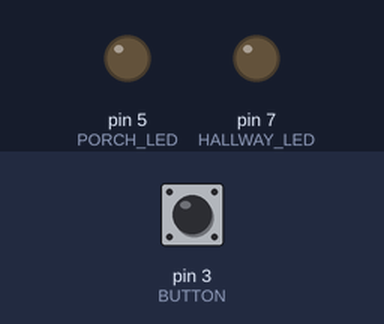
Bench run of a sketch on a simulated Arduino Uno, built with avr-gcc and run on an emulated ATmega328P. Shown: output pins drawn as LEDs (lit = HIGH). The test bench sets the inputs (shaded band); at power-on: pin 3 (BUTTON) HIGH.

Above: at 1.2 s.
1.3 s: pin 3 (BUTTON) pulled LOW for 0.15 s
At 2.2 s:
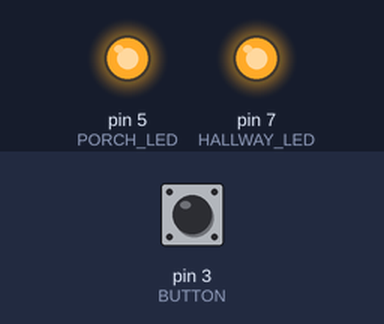
At 32.3 s:
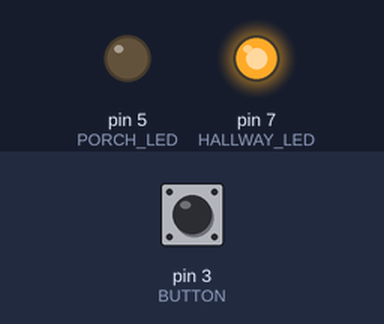
Timing chart, 0 to 32.8 s (numbered marks = the images above; inputs shaded):
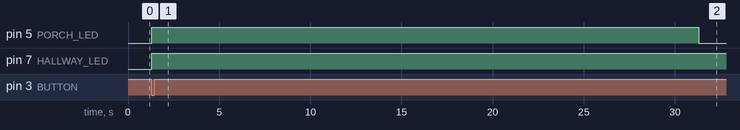

The sketch:

sketch_aug17a.ino
```cpp
const int PORCH_LED = 5;
const int HALLWAY_LED = 7;
const int BUTTON = 3;

void setup()
{
    pinMode(PORCH_LED, OUTPUT);
    pinMode(HALLWAY_LED, OUTPUT);
    pinMode(BUTTON, INPUT_PULLUP);

    digitalWrite(PORCH_LED, LOW);
    digitalWrite(HALLWAY_LED, LOW);
}

void loop()
{
    if (digitalRead(BUTTON) == LOW)
    {
        // Turn both lights on
        digitalWrite(PORCH_LED, HIGH);
        digitalWrite(HALLWAY_LED, HIGH);

        // Porch stays on for 30 seconds
        delay(30000);
        digitalWrite(PORCH_LED, LOW);

        // Hallway stays on for another 30 seconds
        delay(60000);
        digitalWrite(HALLWAY_LED, LOW);

        // Wait for button to be released
        while (digitalRead(BUTTON) == LOW)
        {
            delay(10);
        }
    }
}
```

Measured:
- after the input at 1.3 s, pin 5 (PORCH_LED): LOW → HIGH at once, → LOW 30.0 s later; pin 7 (HALLWAY_LED): LOW → HIGH at once
